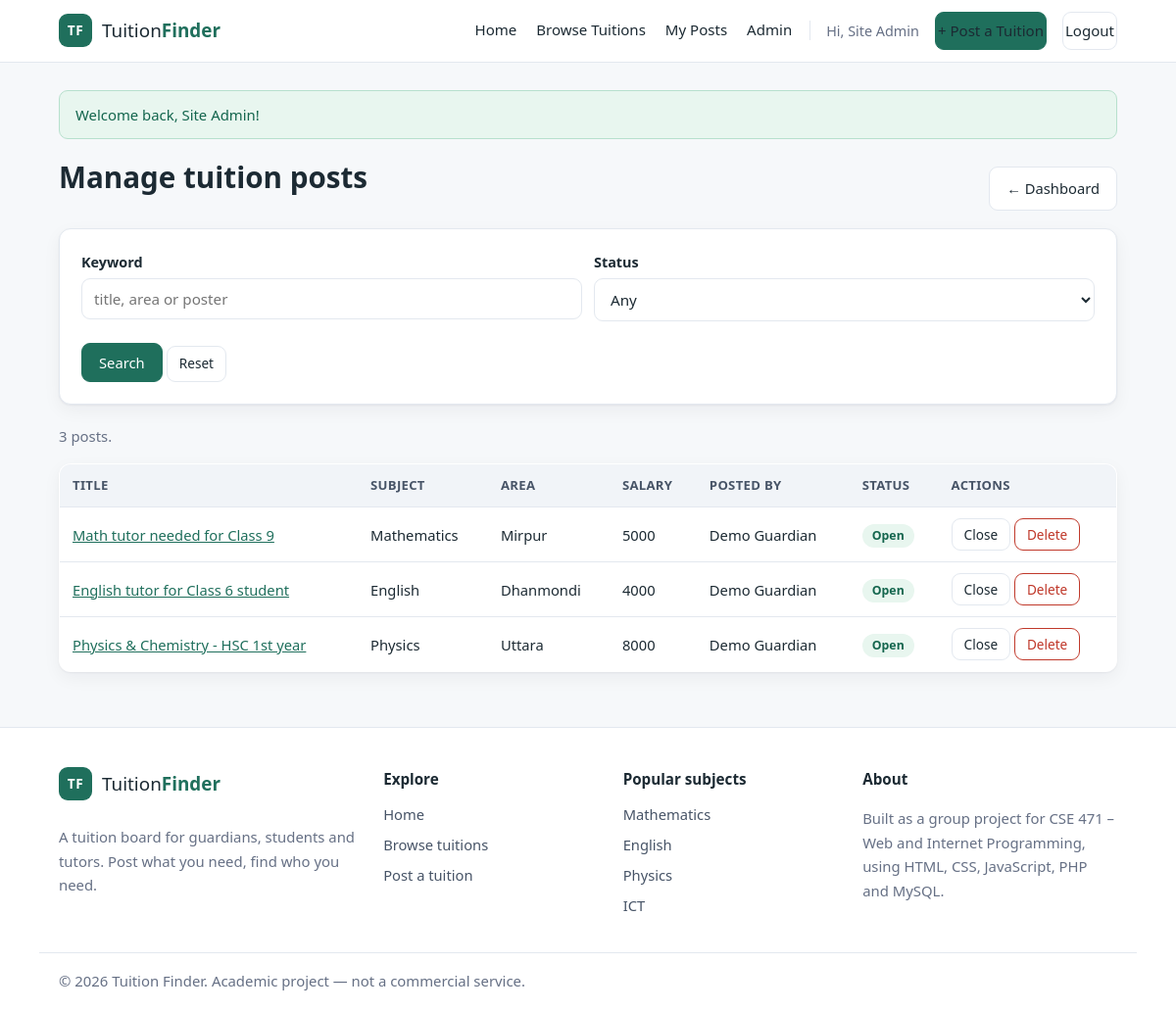
/admin_posts.php (signed in), run on the app's committed database.
### tables this page shows
CREATE TABLE tuition_posts (
    post_id      INT AUTO_INCREMENT PRIMARY KEY,
    posted_by    INT            NOT NULL,
    title        VARCHAR(150)   NOT NULL,
    class_level  VARCHAR(50)    NOT NULL,
    subject      VARCHAR(100)   NOT NULL,
    area         VARCHAR(100)   NOT NULL,
    salary       INT            NOT NULL,
    days_per_week TINYINT       NOT NULL,
    medium       ENUM('Bangla','English','Both') NOT NULL DEFAULT 'Bangla',
    description  TEXT           NULL,
    status       ENUM('open','closed') NOT NULL DEFAULT 'open',
    created_at   TIMESTAMP      NOT NULL DEFAULT CURRENT_TIMESTAMP,
    CONSTRAINT fk_post_user
        FOREIGN KEY (posted_by) REFERENCES users(user_id)
        ON DELETE CASCADE,
    INDEX idx_subject (subject),
    INDEX idx_area (area),
    INDEX idx_class (class_level)
);

CREATE TABLE users (
    user_id       INT AUTO_INCREMENT PRIMARY KEY,
    full_name     VARCHAR(100)        NOT NULL,
    email         VARCHAR(150)        NOT NULL UNIQUE,
    phone         VARCHAR(20)         NOT NULL,
    role          ENUM('guardian','tutor','admin') NOT NULL DEFAULT 'guardian',
    password_hash VARCHAR(255)        NOT NULL,
    created_at    TIMESTAMP           NOT NULL DEFAULT CURRENT_TIMESTAMP
);

### admin_posts.php (the view, shortened to what this page needs)
<?php
require_once __DIR__ . '/includes/functions.php';
$keyword = get_str('keyword');
$sql = 'SELECT p.post_id, p.title, p.class_level, p.subject, p.area, p.salary,
               p.status, p.created_at, u.full_name, u.email
        FROM tuition_posts p
        JOIN users u ON u.user_id = p.posted_by
        WHERE 1 = 1';
$sql .= ' ORDER BY p.created_at DESC';
$stmt = $conn->prepare($sql);
$stmt->execute();
$posts = $stmt->get_result()->fetch_all(MYSQLI_ASSOC);
require_once __DIR__ . '/includes/header.php';
?>
<div class="page-head">
    <h1>Manage tuition posts</h1>
    <a class="btn" href="admin_dashboard.php">&larr; Dashboard</a>
</div>
<form class="card filter-form" method="get" action="admin_posts.php">
    <div class="filter-row">
        <div>
            <label for="keyword">Keyword</label>
            <input type="text" id="keyword" name="keyword" value="<?= e($keyword) ?>"
                   placeholder="title, area or poster">
        </div>
        <div>
            <label for="status">Status</label>
            <select id="status" name="status">
                <option value="">Any</option>
            </select>
        </div>
    </div>
    <button type="submit" class="btn btn-primary">Search</button>
    <a class="btn btn-small" href="admin_posts.php">Reset</a>
</form>
<p class="muted"><?= count($posts) ?> post<?= count($posts) === 1 ? '' : 's' ?>.</p>
<?php if (!$posts): ?>
    <p class="empty">No post matches this filter.</p>
<?php else: ?>
<table class="data-table">
    <thead>
        <tr>
            <th>Title</th>
            <th>Subject</th>
            <th>Area</th>
            <th>Salary</th>
            <th>Posted by</th>
            <th>Status</th>
            <th>Actions</th>
        </tr>
    </thead>
    <tbody>
    <?php foreach ($posts as $post): ?>
        <tr>
            <td><a href="post_details.php?id=<?= (int) $post['post_id'] ?>"><?= e($post['title']) ?></a></td>
            <td><?= e($post['subject']) ?></td>
            <td><?= e($post['area']) ?></td>
            <td><?= (int) $post['salary'] ?></td>
            <td><?= e($post['full_name']) ?></td>
            <td>
                <span class="badge <?= $post['status'] === 'open' ? 'badge-open' : 'badge-closed' ?>">
                    <?= e(ucfirst($post['status'])) ?>
                </span>
            </td>
            <td class="actions">
                <form method="post" action="admin_posts.php" class="inline-form">
                    <button type="submit" class="btn btn-small">
                        <?= $post['status'] === 'open' ? 'Close' : 'Reopen' ?>
                    </button>
                </form>
                <form method="post" action="admin_posts.php" class="inline-form"
                      onsubmit="return confirm('Delete this post permanently?');">
                    <button type="submit" class="btn btn-small btn-danger">Delete</button>
                </form>
            </td>
        </tr>
    <?php endforeach; ?>
    </tbody>
</table>
<?php endif; ?>
<?php require_once __DIR__ . '/includes/footer.php'; ?>

### assets/css/style.css (style rules this page uses)
:root { --brand: #1f6f5c; --brand-dark: #16523f; --brand-light: #e8f6ef; --accent: #e4a11b; --text: #1c2a33; --muted: #667085; --line: #e3e8ef; --bg: #f6f8fa; --card: #ffffff; --danger: #c0392b; --radius: 12px; --shadow: 0 1px 2px rgba(16, 24, 40, .05), 0 6px 18px rgba(16, 24, 40, .05); --shadow-hover: 0 4px 10px rgba(16, 24, 40, .07), 0 14px 32px rgba(16, 24, 40, .09); }
* { box-sizing: border-box; }
body { margin: 0; font-family: "Segoe UI", Tahoma, Arial, sans-serif; background: var(--bg); color: var(--text); line-height: 1.65; -webkit-font-smoothing: antialiased; }
a { color: var(--brand); }
h1 { font-size: 1.85rem; margin: 0 0 14px; line-height: 1.25; }
.muted { color: var(--muted); font-size: .93rem; }
.card { background: var(--card); border: 1px solid var(--line); border-radius: var(--radius); padding: 22px; box-shadow: var(--shadow); }
label { display: block; margin: 14px 0 5px; font-weight: 600; font-size: .9rem; }
input[type="text"], input[type="email"], input[type="password"], input[type="number"], select, textarea { width: 100%; padding: 10px 12px; border: 1px solid var(--line); border-radius: 9px; font-size: .95rem; font-family: inherit; color: var(--text); background: #fff; }
.filter-form { margin-bottom: 20px; }
.filter-row { display: grid; grid-template-columns: repeat(auto-fit, minmax(165px, 1fr)); gap: 12px; margin-bottom: 12px; }
.filter-row label { margin-top: 0; }
.btn { display: inline-block; padding: 9px 17px; border: 1px solid var(--line); border-radius: 9px; background: #fff; color: var(--text); font-size: .92rem; font-family: inherit; text-decoration: none; cursor: pointer; margin-top: 10px; transition: background .15s, color .15s, border-color .15s; }
.btn-primary { background: var(--brand); border-color: var(--brand); color: #fff; }
.btn-small { padding: 6px 12px; font-size: .85rem; }
.btn-danger { background: #fff; border-color: var(--danger); color: var(--danger); }
.inline-form { display: inline; }
.badge { display: inline-block; padding: 2px 10px; border-radius: 999px; font-size: .77rem; font-weight: 600; }
.badge-open { background: var(--brand-light); color: #14664e; }
.data-table, .details-table { width: 100%; border-collapse: collapse; background: var(--card); border: 1px solid var(--line); border-radius: var(--radius); overflow: hidden; font-size: .92rem; box-shadow: var(--shadow); }
.data-table th, .data-table td, .details-table th, .details-table td { padding: 11px 13px; border-bottom: 1px solid var(--line); text-align: left; }
.data-table tbody tr:last-child td, .details-table tr:last-child td, .details-table tr:last-child th { border-bottom: none; }
.data-table thead th { background: #f1f4f8; font-size: .82rem; text-transform: uppercase; letter-spacing: .3px; color: #475467; }
.data-table .actions { white-space: nowrap; }
.data-table .actions .btn { margin-top: 0; }
.page-head { display: flex; flex-wrap: wrap; align-items: center; justify-content: space-between; gap: 12px; margin-bottom: 18px; }

### data on the page
tuition_posts: title "Math tutor needed for Class 9", subject "Mathematics", area "Mirpur", salary "5000", posted_by.full_name "Demo Guardian", status "Open", shows "Close"
tuition_posts: title "English tutor for Class 6 student", subject "English", area "Dhanmondi", salary "4000", posted_by.full_name "Demo Guardian", status "Open", shows "Close"
tuition_posts: title "Physics & Chemistry - HSC 1st year", subject "Physics", area "Uttara", salary "8000", posted_by.full_name "Demo Guardian", status "Open", shows "Close"

### other printed values
$_SESSION['full_name'] "Site Admin"
$flash['message'] "Welcome back, Site Admin!"
count($posts) "3"
